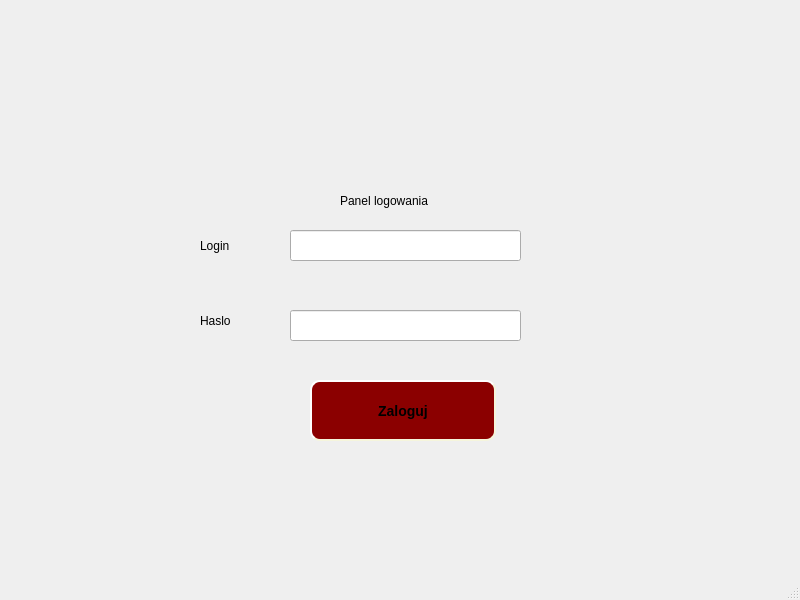
<?xml version="1.0" encoding="UTF-8"?>
<ui version="4.0">
 <class>Bank_Main</class>
 <widget class="QMainWindow" name="Bank_Main">
  <property name="geometry">
   <rect>
    <x>0</x>
    <y>0</y>
    <width>800</width>
    <height>600</height>
   </rect>
  </property>
  <property name="sizePolicy">
   <sizepolicy hsizetype="Minimum" vsizetype="Preferred">
    <horstretch>0</horstretch>
    <verstretch>0</verstretch>
   </sizepolicy>
  </property>
  <property name="windowTitle">
   <string>Panel Logowania</string>
  </property>
  <widget class="QWidget" name="centralwidget">
   <widget class="QPushButton" name="pushButton_zaloguj">
    <property name="geometry">
     <rect>
      <x>310</x>
      <y>380</y>
      <width>186</width>
      <height>61</height>
     </rect>
    </property>
    <property name="sizePolicy">
     <sizepolicy hsizetype="Preferred" vsizetype="Preferred">
      <horstretch>0</horstretch>
      <verstretch>0</verstretch>
     </sizepolicy>
    </property>
    <property name="styleSheet">
     <string notr="true">QPushButton#pushButton_zaloguj {
    background-color: darkred;
    border-style: outset;
    border-width: 2px;
    border-radius: 10px;
    border-color: beige;
    font: bold 14px;
    min-width: 10em;
    padding: 6px;
}
QPushButton#pushButton_zaloguj:pressed {
    background-color: rgb(221, 124, 60);
    border-style: inset;
}
QPushButton:hover:!pressed
{
  border: 1px solid red;
}</string>
    </property>
    <property name="text">
     <string>Zaloguj</string>
    </property>
   </widget>
   <widget class="QLineEdit" name="lineEdit_password">
    <property name="geometry">
     <rect>
      <x>290</x>
      <y>310</y>
      <width>231</width>
      <height>31</height>
     </rect>
    </property>
    <property name="echoMode">
     <enum>QLineEdit::Password</enum>
    </property>
   </widget>
   <widget class="QLineEdit" name="lineEdit_login">
    <property name="geometry">
     <rect>
      <x>290</x>
      <y>230</y>
      <width>231</width>
      <height>31</height>
     </rect>
    </property>
   </widget>
   <widget class="QLabel" name="label_panel_logowania">
    <property name="geometry">
     <rect>
      <x>340</x>
      <y>180</y>
      <width>141</width>
      <height>41</height>
     </rect>
    </property>
    <property name="styleSheet">
     <string notr="true">font: 14pt &quot;Noto Sans Arabic&quot;;</string>
    </property>
    <property name="text">
     <string>Panel logowania</string>
    </property>
   </widget>
   <widget class="QLabel" name="label_password">
    <property name="geometry">
     <rect>
      <x>200</x>
      <y>300</y>
      <width>47</width>
      <height>41</height>
     </rect>
    </property>
    <property name="text">
     <string>Haslo</string>
    </property>
   </widget>
   <widget class="QLabel" name="label_login">
    <property name="geometry">
     <rect>
      <x>200</x>
      <y>220</y>
      <width>71</width>
      <height>51</height>
     </rect>
    </property>
    <property name="text">
     <string>Login</string>
    </property>
    <property name="scaledContents">
     <bool>false</bool>
    </property>
    <property name="openExternalLinks">
     <bool>false</bool>
    </property>
   </widget>
   <widget class="QLabel" name="label_bank_pic">
    <property name="geometry">
     <rect>
      <x>310</x>
      <y>10</y>
      <width>191</width>
      <height>161</height>
     </rect>
    </property>
    <property name="autoFillBackground">
     <bool>false</bool>
    </property>
    <property name="text">
     <string/>
    </property>
    <property name="pixmap">
     <pixmap>../../Desktop/PP- PROJEKT/ikony/bank_main.png</pixmap>
    </property>
    <property name="scaledContents">
     <bool>true</bool>
    </property>
   </widget>
  </widget>
  <widget class="QStatusBar" name="statusbar"/>
  <widget class="QMenuBar" name="menubar">
   <property name="geometry">
    <rect>
     <x>0</x>
     <y>0</y>
     <width>800</width>
     <height>21</height>
    </rect>
   </property>
  </widget>
 </widget>
 <resources/>
 <connections/>
</ui>
